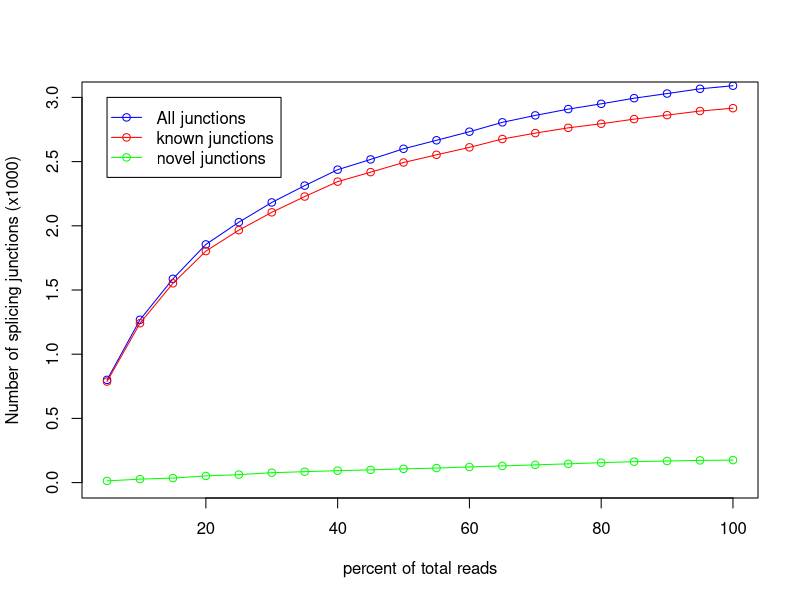

Recreate this plot in R.
pdf('HBRRep1.junctionSaturation_plot.pdf')
x=c(5,10,15,20,25,30,35,40,45,50,55,60,65,70,75,80,85,90,95,100)
y=c(787,1241,1552,1803,1966,2105,2228,2344,2418,2493,2553,2611,2676,2722,2763,2795,2831,2862,2894,2916)
z=c(800,1268,1587,1855,2028,2182,2313,2437,2517,2600,2666,2733,2806,2860,2909,2950,2994,3030,3067,3091)
w=c(13,27,35,52,62,77,85,93,99,107,113,122,130,138,146,155,163,168,173,175)
m=max(2,3,0)
n=min(0,0,0)
plot(x,z/1000,xlab='percent of total reads',ylab='Number of splicing junctions (x1000)',type='o',col='blue',ylim=c(n,m))
points(x,y/1000,type='o',col='red')
points(x,w/1000,type='o',col='green')
legend(5,3, legend=c("All junctions","known junctions", "novel junctions"),col=c("blue","red","green"),lwd=1,pch=1)
dev.off()
